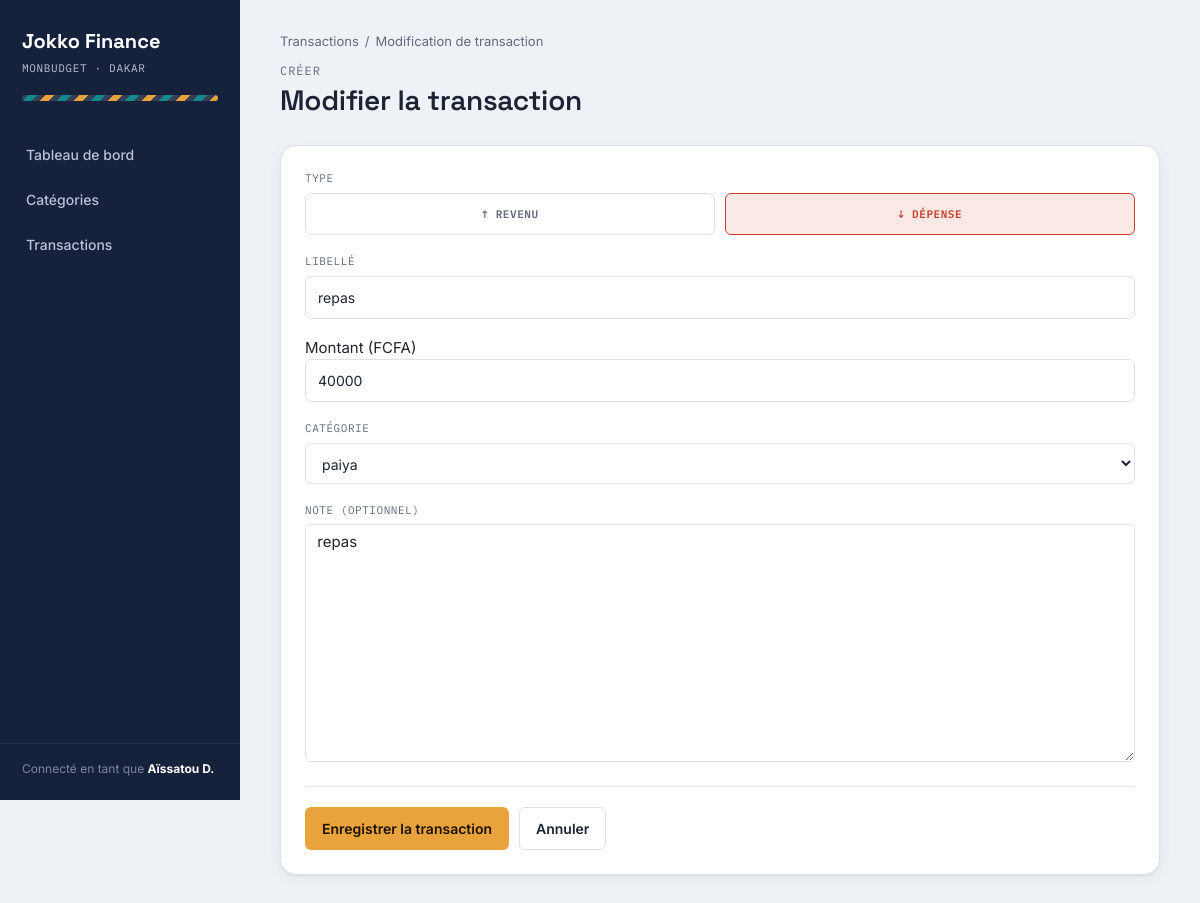
Screenshot of /transaction-update/11 with the database file from the repository.
### transaction/models.py (models this page shows, shortened)
class Transaction(models.Model):
    TRANSACTION_TYPES = (
        ("IN","ENTREE"),
        ("EX","SORTIE")
    )
    label = models.CharField(max_length=30)
    description= models.TextField()
    amount = models.PositiveIntegerField()
    trx_type = models.CharField(max_length=2,choices=TRANSACTION_TYPES )
    trx_date = models.DateTimeField(auto_now_add=True)
    category = models.ForeignKey(to=Category, on_delete=models.CASCADE)
    created_at = models.DateTimeField(auto_now_add=True)
    updated_at = models.DateTimeField(auto_now=True)
    class Meta:
        verbose_name = "Transaction"
        verbose_name_plural = "Transactions"
        ordering = ['-trx_date']

### transaction/views.py (the view)
def update_transaction(request, id):
    trx = get_object_or_404(Transaction, id=id)
    categories = Category.objects.all()
    if request.method == "POST":
        form = TransactionForm(request.POST,instance=trx)
        if form.is_valid():
            form.save()
            messages.success(request, "Transaction mise à jour avec success!!!")
            return redirect("list-transactions")
        else:
            context = {
                "categories": categories,
                "trx": trx,
                "form": form
            }
            return render(request, "transaction/update.html", context)
    else:
        form = TransactionForm(instance=trx)
        context = {
            "categories": categories,
            "trx": trx,
            "form": form
        }
        return render(request, "transaction/update.html", context)

### transaction/forms.py
class TransactionForm(forms.ModelForm):
    class Meta:
        model = Transaction
        fields = ["label","description", "amount", "trx_type", "category"]
        widgets = {
            "label": forms.TextInput(attrs={
                "placeholder": "Ex : Paiement scolarité 1er tranche",
                "class": "form-control"
            }),
            "description": forms.Textarea(attrs={
                "class": "form-control"
            }),
            "amount": forms.NumberInput(attrs={"min": 0, "step": 1,  "class": "form-control"}),
        }

### category/models.py (called while the page is built)
    def __str__(self):
        return self.name

### transaction/templates/transaction/update.html (shortened to what this page needs)
{% extends 'base.html' %}
{% load static %}
{% block main %}
<div class="breadcrumb">
        <a href="transactions.html">Transactions</a> <span>/</span> <span id="form-breadcrumb">Modification de transaction</span>
      </div>
      <div class="app-topbar">
        <div>
          <span class="eyebrow" id="form-eyebrow">Créer</span>
          <h1 id="form-title">Modifier la transaction</h1>
        </div>
      </div>
      <form class="card card-pad" id="transaction-form" method="POST" action="{% url 'update-transaction' trx.id %}" novalidate>
        <div class="form-grid">
          <div class="field field-full">
            <label for="{{ form.trx_type.id_for_label }}">Type</label>
            <div class="type-toggle">
              <label class="type-option income-option" id="option-revenu">
                ↑ Revenu
              </label>
              <label class="type-option expense-option" id="option-depense">
                ↓ Dépense
              </label>
            </div>
          </div>
          <div class="field field-full">
            <label for="{{ form.label.id_for_label }}">Libellé</label>
            {{ form.label }}
          </div>
          <div class="fielf field-full">
            <label for="{{ form.amount.id_for_label }}">Montant (FCFA)</label>
            {{ form.amount }}
          </div>
          <div class="field field-full">
            <label for="{{ form.category.id_for_label }}">Catégorie</label>
            {{ form.category }}
          </div>
          <div class="field field-full">
            <label for="{{ form.description.id_for_label }}">Note (optionnel)</label>
            {{ form.description }}
          </div>
        </div>
        <div class="form-actions">
          <button type="submit" class="btn btn-primary">Enregistrer la transaction</button>
          <a href="{% url 'list-transactions' %}" class="btn btn-secondary">Annuler</a>
        </div>
      </form>
{% endblock main %}

### static/css/style.css (style rules this page uses)
:root { --color-bg: #eef1f6; --color-surface: #ffffff; --color-border: #dde2ea; --color-text: #1c2333; --color-text-muted: #626b80; --color-sidebar: #16213b; --color-sidebar-hover: #1f2c4d; --color-sidebar-text: #b9c2da; --color-sidebar-text-active: #ffffff; --color-primary: #e8a33d; --color-primary-dark: #c9821f; --color-primary-contrast: #1c1200; --color-income: #0f8b8d; --color-income-bg: #e3f4f3; --color-expense: #c7402d; --color-expense-bg: #fbe9e6; --color-danger: #c7402d; --color-danger-dark: #a12f20; --font-display: "Space Grotesk", "Segoe UI", sans-serif; --font-body: "Inter", "Segoe UI", sans-serif; --font-mono: "IBM Plex Mono", "Courier New", monospace; --radius-sm: 6px; --radius-md: 10px; --radius-lg: 16px; --shadow-card: 0 1px 2px rgba(22, 33, 59, 0.06), 0 4px 14px rgba(22, 33, 59, 0.05); --sidebar-width: 240px; }
* { box-sizing: border-box; }
html, body { margin: 0; padding: 0; background: var(--color-bg); color: var(--color-text); font-family: var(--font-body); font-size: 15px; line-height: 1.5; -webkit-font-smoothing: antialiased; }
h1, h2, h3, h4 { font-family: var(--font-display); font-weight: 600; letter-spacing: -0.01em; margin: 0; }
a { color: inherit; text-decoration: none; }
button { font-family: inherit; }
.app-topbar { display: flex; align-items: baseline; justify-content: space-between; gap: 16px; flex-wrap: wrap; margin-bottom: 28px; }
.app-topbar .eyebrow { display: block; font-family: var(--font-mono); font-size: 12px; letter-spacing: 0.08em; text-transform: uppercase; color: var(--color-text-muted); margin-bottom: 4px; }
.app-topbar h1 { font-size: 28px; }
.btn { display: inline-flex; align-items: center; gap: 8px; padding: 10px 16px; border-radius: var(--radius-sm); border: 1px solid transparent; font-size: 14px; font-weight: 600; cursor: pointer; transition: transform 0.05s ease, background 0.15s ease, border-color 0.15s ease; white-space: nowrap; }
.btn-primary { background: var(--color-primary); color: var(--color-primary-contrast); }
.btn-secondary { background: var(--color-surface); color: var(--color-text); border-color: var(--color-border); }
.card { background: var(--color-surface); border: 1px solid var(--color-border); border-radius: var(--radius-lg); box-shadow: var(--shadow-card); }
.card-pad { padding: 24px; }
.field { display: flex; flex-direction: column; gap: 6px; }
.field label { font-size: 11px; font-family: var(--font-mono); text-transform: uppercase; letter-spacing: 0.05em; color: var(--color-text-muted); }
input[type="text"], input[type="search"], input[type="number"], input[type="date"], select, textarea { font-family: var(--font-body); font-size: 14px; padding: 10px 12px; border-radius: var(--radius-sm); border: 1px solid var(--color-border); background: #fff; color: var(--color-text); width: 100%; }
textarea { resize: vertical; min-height: 90px; }
.form-grid { display: grid; grid-template-columns: 1fr 1fr; gap: 18px; }
.form-grid .field-full { grid-column: 1 / -1; }
.form-actions { display: flex; gap: 10px; margin-top: 24px; padding-top: 20px; border-top: 1px solid var(--color-border); }
.type-toggle { display: flex; gap: 10px; }
.type-option { flex: 1; border: 1px solid var(--color-border); border-radius: var(--radius-sm); padding: 12px; cursor: pointer; text-align: center; font-weight: 600; font-size: 13px; color: var(--color-text-muted); transition: all 0.15s ease; }
.type-option.expense-option.selected { border-color: var(--color-expense); background: var(--color-expense-bg); color: var(--color-expense); }
.breadcrumb { font-size: 13px; color: var(--color-text-muted); margin-bottom: 10px; display: flex; align-items: center; gap: 6px; }

### rows the page displays
Transaction: label "repas", amount "40000", category "paiya", description "repas"
